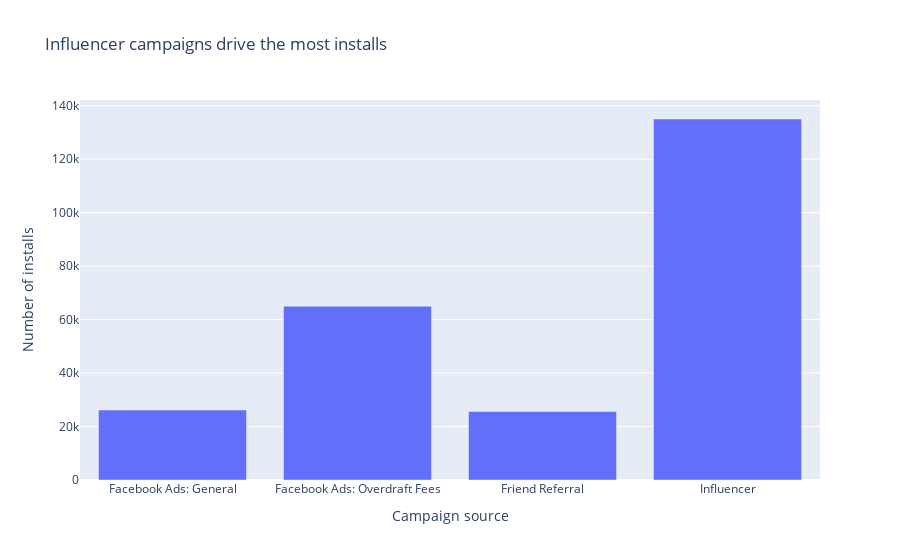

Notebook source saved alongside this figure:
### Code cell
px.bar(global_counts, x='campaign_source', y='cnt', title = 'Influencer campaigns drive the most installs').update_xaxes(title = 'Campaign source').update_yaxes(title = 'Number of installs')

### Figure 1 — Plotly figure (JSON) as saved in the notebook; plotly's stock layout.template omitted (floating-point values rounded to 4 significant figures)
{"data": [{"alignmentgroup": "True", "hovertemplate": "campaign_source=%{x}<br>cnt=%{y}<extra></extra>", "legendgroup": "", "marker": {"color": "#636efa"}, "name": "", "offsetgroup": "", "orientation": "v", "showlegend": false, "textposition": "auto", "type": "bar", "x": ["Facebook Ads: General", "Facebook Ads: Overdraft Fees", "Friend Referral", "Influencer"], "xaxis": "x", "y": [26185, 64997, 25599, 135039], "yaxis": "y"}], "layout": {"autosize": true, "barmode": "relative", "legend": {"tracegroupgap": 0}, "title": {"text": "Influencer campaigns drive the most installs"}, "xaxis": {"anchor": "y", "autorange": true, "domain": [0, 1], "range": [-0.5, 3.5], "title": {"text": "Campaign source"}, "type": "category"}, "yaxis": {"anchor": "x", "autorange": true, "domain": [0, 1], "range": [0, 142100.0], "title": {"text": "Number of installs"}, "type": "linear"}}}
